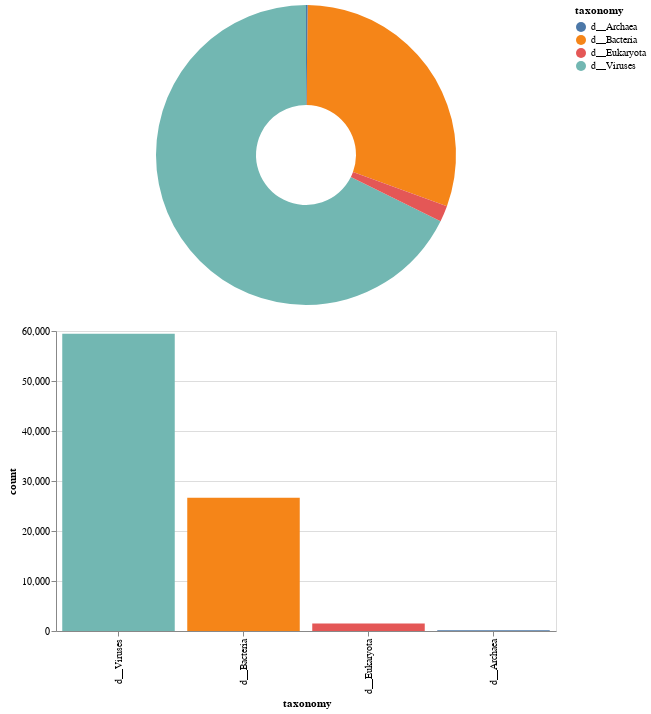

Notebook cell for this chart:
### Markdown cell above
### Pie chart of abundances

### Code cell
(clean_kraken(kraken_megahit_raw)
 .loc[lambda x: ~x['species'].isna()]
 .loc[lambda x: x['count'] > 100]
 .sort_values('count', ascending=False)
 .assign(percent=lambda x: x['count'] / x['count'].sum())
)

kraken_cleaned = (clean_kraken(kraken_megahit_raw)
                     .loc[lambda x: x['taxonomy'].str.contains('d__')])

pie = alt.Chart(kraken_cleaned).mark_arc(innerRadius=50).encode(
 theta=alt.Theta(field="count", type="quantitative"),
 color=alt.Color(field="taxonomy", type="nominal"),
).properties(width=500)

bar = alt.Chart(kraken_cleaned).mark_bar().encode(
 alt.X('taxonomy:N', sort='-y'),
 alt.Y('count:Q'),
 alt.Color('taxonomy:N')
).properties(width=500)

alt.vconcat(pie, bar)

### Figure 1 — Vega-Lite specification as saved in the notebook (floating-point values rounded to 4 significant figures)
{"config": {"view": {"continuousWidth": 400, "continuousHeight": 300}}, "vconcat": [{"mark": {"type": "arc", "innerRadius": 50}, "encoding": {"color": {"field": "taxonomy", "type": "nominal"}, "theta": {"field": "count", "type": "quantitative"}}, "width": 500}, {"mark": "bar", "encoding": {"color": {"field": "taxonomy", "type": "nominal"}, "x": {"field": "taxonomy", "sort": "-y", "type": "nominal"}, "y": {"field": "count", "type": "quantitative"}}, "width": 500}], "data": {"name": "data-28b22409a2ee5fee57b9094f727c70fb"}, "$schema": "https://vega.github.io/schema/vega-lite/v4.17.0.json", "datasets": {"data-28b22409a2ee5fee57b9094f727c70fb": [{"taxonomy": "d__Viruses", "count": 59443, "domain": "Virus", "kingdom": null, "phylum": null, "klass": null, "order": null, "family": null, "genus": null, "species": null}, {"taxonomy": "d__Bacteria", "count": 26674, "domain": "Bacteria", "kingdom": null, "phylum": null, "klass": null, "order": null, "family": null, "genus": null, "species": null}, {"taxonomy": "d__Eukaryota", "count": 1516, "domain": "Other", "kingdom": null, "phylum": null, "klass": null, "order": null, "family": null, "genus": null, "species": null}, {"taxonomy": "d__Archaea", "count": 151, "domain": "Other", "kingdom": null, "phylum": null, "klass": null, "order": null, "family": null, "genus": null, "species": null}]}}
